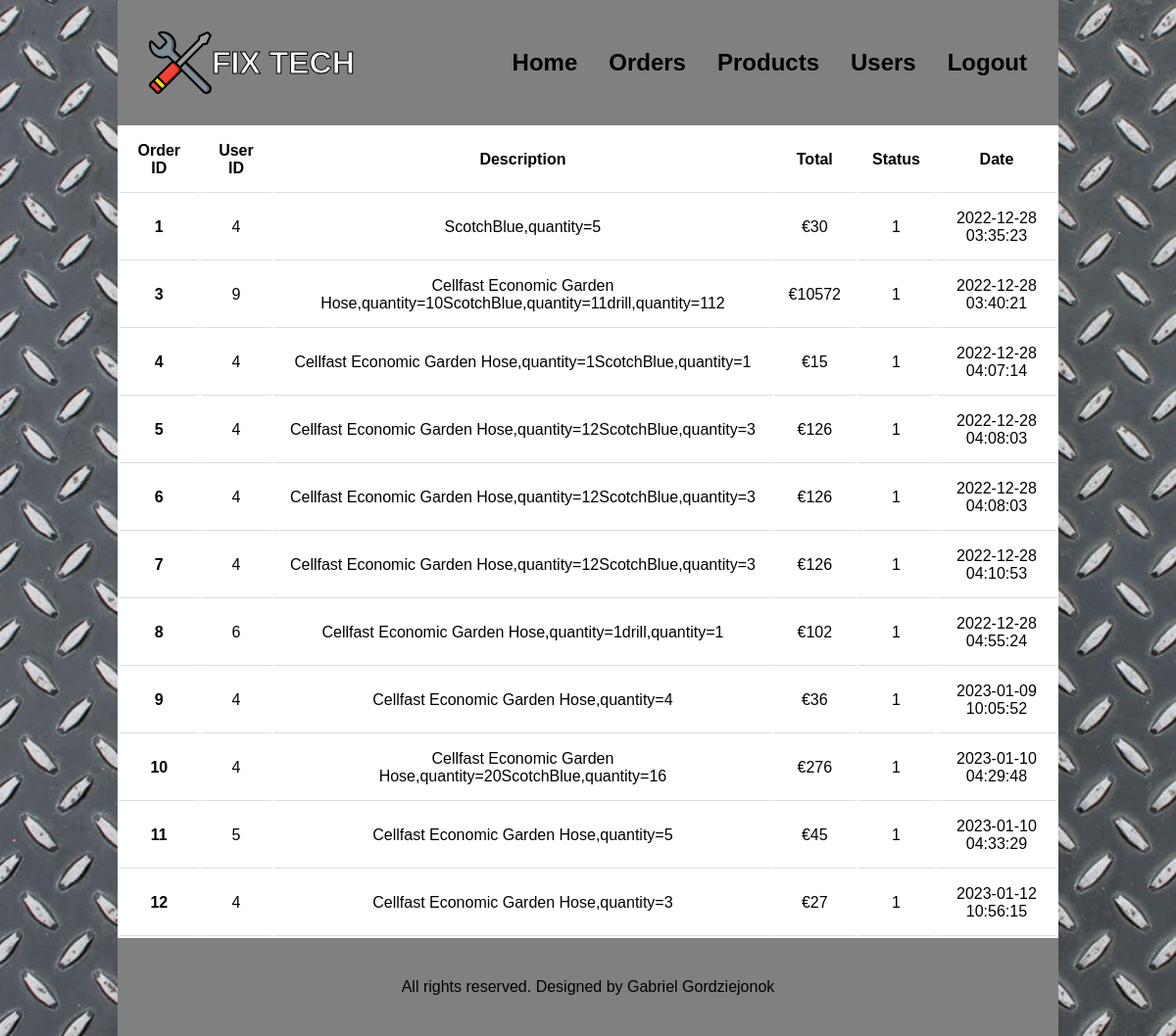
The app's page /orders.php (signed in) with its own data.
### tables this page shows
CREATE TABLE `orders` (
  `order_id` int(10) NOT NULL,
  `user_id` int(10) NOT NULL,
  `description` varchar(500) NOT NULL,
  `total` int(10) NOT NULL,
  `status` tinyint(1) NOT NULL,
  `date` datetime NOT NULL
);

### includes/functions.inc.php (called while the page is built, shortened)
<?php
function emailTaken($conn, $email) {
    $sql = "SELECT * FROM user WHERE email = ?;";
    $stmt = mysqli_stmt_init($conn);
    if (!mysqli_stmt_prepare($stmt, $sql)) {
        header("location: ../signup.php?error=stmtfailed");
        exit();
    }
    mysqli_stmt_bind_param($stmt, "s", $email);
    mysqli_stmt_execute($stmt);
    $resultData = mysqli_stmt_get_result($stmt);
    if ($row = mysqli_fetch_assoc($resultData)) {
        return $row;
    }
    else {
        $result = false;
        return $result;
    }
}

### orders.php (the view, shortened to what this page needs)
<?php include_once('header.php');?>
<body>
    <div class="page">
        <?php include('navbar.php');?>
        <table class="table" style="background-color: white;">
        <thead>
            <?php if((emailTaken($conn,$_SESSION["email"]))['privilege']!='0')
            {
                echo"<tr>
                    <th scope='col'>Order ID</th>
                    <th scope='col'>User ID</th>
                    <th scope='col'>Description</th>
                    <th scope='col'>Total</th>
                    <th scope='col'>Status</th>
                    <th scope='col'>Date</th>
                </tr>";
            }
            ?>
        </thead>
        <tbody>
            <?php
            $user_id = emailTaken($conn,$_SESSION["email"])['user_id'];
            if((emailTaken($conn,$_SESSION["email"]))['privilege']!='0'){
                $sql = "SELECT * FROM orders";
            }
            else {
                $sql = "SELECT * FROM orders WHERE user_id = $user_id";
            }
            $result = mysqli_query($conn,$sql);
            if($result){
                while($row = mysqli_fetch_assoc($result)){
                    $order_id = $row['order_id'];
                    $user_id = $row['user_id'];
                    $description = $row['description'];
                    $total = $row['total'];
                    $status = $row['status'];
                    $date = $row['date'];
                    if((emailTaken($conn,$_SESSION["email"]))['privilege']!='0')
                    {
                    echo '<tr><th scope="row">'.$order_id.'</th>
                    <td>'.$user_id.'</td>
                    <td>'.$description.'</td>
                    <td>€'.$total.'</td>
                    <td> '.$status.'</td>
                    <td>'.$date.'</td>
                    </tr>';
                    }
                }
            }
            ?>
        </tbody>
    </table>
        <?php include('footer.php');?>
    </div>
</body>
</html>

### css/style.css (style rules this page uses)
* { margin: 0; padding: 0; box-sizing: border-box; font-family: 'Franklin Gothic Medium', 'Arial Narrow', Arial, sans-serif; }
body { display: flex; justify-content: center; background-image: url(../images/metal.jpg); background-size: cover; background-repeat: no-repeat; background-attachment: fixed; }
.page { width: 80%; }
th, td { padding: 15px; text-align: center; border-bottom: 1px solid #ddd; }
table { width: 100%; }

### records on screen
orders: order_id "1", user "4", description "ScotchBlue,quantity=5", total "30", status "1", date "2022-12-28 03:35:23"
orders: order_id "3", user "9", description "Cellfast Economic Garden Hose,quantity=10ScotchBlue,quantity=11drill,quantity=112", total "10572", status "1", date "2022-12-28 03:40:21"
orders: order_id "4", user "4", description "Cellfast Economic Garden Hose,quantity=1ScotchBlue,quantity=1", total "15", status "1", date "2022-12-28 04:07:14"
orders: order_id "5", user "4", description "Cellfast Economic Garden Hose,quantity=12ScotchBlue,quantity=3", total "126", status "1", date "2022-12-28 04:08:03"
orders: order_id "6", user "4", description "Cellfast Economic Garden Hose,quantity=12ScotchBlue,quantity=3", total "126", status "1", date "2022-12-28 04:08:03"
orders: order_id "7", user "4", description "Cellfast Economic Garden Hose,quantity=12ScotchBlue,quantity=3", total "126", status "1", date "2022-12-28 04:10:53"
orders: order_id "8", user "6", description "Cellfast Economic Garden Hose,quantity=1drill,quantity=1", total "102", status "1", date "2022-12-28 04:55:24"
orders: order_id "9", user "4", description "Cellfast Economic Garden Hose,quantity=4", total "36", status "1", date "2023-01-09 10:05:52"
orders: order_id "10", user "4", description "Cellfast Economic Garden Hose,quantity=20ScotchBlue,quantity=16", total "276", status "1", date "2023-01-10 04:29:48"
orders: order_id "11", user "5", description "Cellfast Economic Garden Hose,quantity=5", total "45", status "1", date "2023-01-10 04:33:29"
orders: order_id "12", user "4", description "Cellfast Economic Garden Hose,quantity=3", total "27", status "1", date "2023-01-12 10:56:15"
